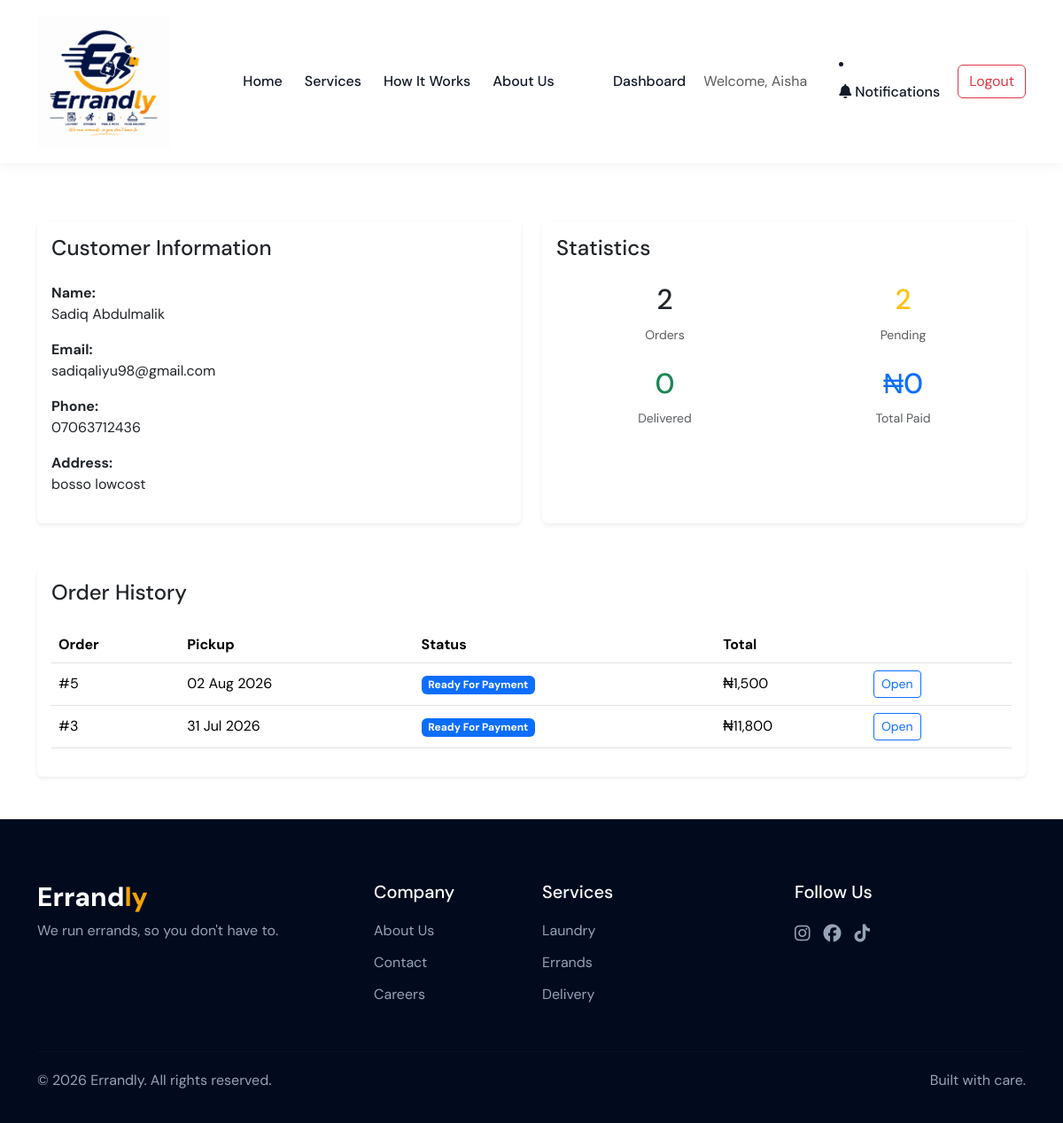
Screenshot of /admin/customer/2 (signed in) with the database file from the repository.
### models.py (models this page shows)
class User(UserMixin, db.Model):
    __tablename__ = "users"
    id = db.Column(
        db.Integer,
        primary_key=True
    )
    name = db.Column(
        db.String(100),
        nullable=False
    )
    email = db.Column(
        db.String(120),
        unique=True,
        nullable=False
    )
    phone = db.Column(
        db.String(20),
        nullable=False
    )
    address = db.Column(
        db.String(250),
        nullable=False
    )
    password = db.Column(
        db.String(250),
        nullable=False
    )
    role = db.Column(
        db.String(20),
        nullable=False,
        default="customer"
    )
    notifications = db.relationship(
    "Notification",
    back_populates="user",
    cascade="all, delete-orphan"
)

class LaundryOrder(db.Model):
    __tablename__ = "laundry_orders"
    id = db.Column(
        db.Integer,
        primary_key=True
    )
    user_id = db.Column(
        db.Integer,
        db.ForeignKey("users.id"),
        nullable=False
    )
    service_type = db.Column(
        db.String(30),
        nullable=False
    )
    pickup_date = db.Column(
        db.Date,
        nullable=False
    )
    delivery_date = db.Column(
        db.Date,
        nullable=False
    )
    submitted_total = db.Column(
        db.Integer,
        nullable=False,
        default=0
    )
    verified_total = db.Column(
        db.Integer,
        nullable=False,
        default=0
    )
    payment_status = db.Column(
        db.String(20),
        nullable=False,
        default="UNPAID"
    )
    order_status = db.Column(
        db.String(40),
        nullable=False,
        default=ORDER_STATUS[0]
    )
    manager_note = db.Column(
        db.Text
    )
    customer_approved = db.Column(
        db.Boolean,
        default=False
    )
    created_at = db.Column(
        db.DateTime,
        nullable=False,
        default=datetime.utcnow
    )
    user = db.relationship(
        "User",
        backref=db.backref(
            "laundry_orders",
            lazy=True
        )
    )

### app.py (the view)
@app.route("/admin/customer/<int:user_id>")
@admin_required
def admin_customer_details(user_id):
    customer = db.get_or_404(User, user_id)
    orders = db.session.execute(
        db.select(LaundryOrder)
        .where(LaundryOrder.user_id == customer.id)
        .order_by(LaundryOrder.created_at.desc())
    ).scalars().all()
    total_orders = len(orders)
    completed_orders = sum(
        1 for order in orders
        if order.order_status == "Delivered"
    )
    pending_orders = sum(
        1 for order in orders
        if order.order_status != "Delivered"
    )
    total_spent = sum(
        order.submitted_total
        for order in orders
        if order.payment_status == "PAID"
    )
    return render_template(
        "admin/customer_details.html",
        customer=customer,
        orders=orders,
        total_orders=total_orders,
        completed_orders=completed_orders,
        pending_orders=pending_orders,
        total_spent=total_spent
    )

### app.py (called while the page is built)
@app.context_processor
def inject_notification_count():
    unread_count = 0
    if current_user.is_authenticated:
        unread_count = (
            Notification.query
            .filter_by(
                user_id=current_user.id,
                is_read=False
            )
            .count()
        )
    return dict(
        unread_notifications=unread_count
    )

@login_manager.user_loader
def load_user(user_id):
    return db.get_or_404(User, int(user_id))

def admin_required(f):
    @wraps(f)
    def wrapped_view(*args, **kwargs):
        if not current_user.is_authenticated:
            flash(
                "Please log in to access the admin area.",
                "warning"
            )
            return redirect(url_for("login"))
        if current_user.role != "admin":
            flash(
                "You do not have permission to access this page.",
                "danger"
            )
            return redirect(url_for("dashboard"))
        return f(*args, **kwargs)
    return wrapped_view

### templates/admin/customer_details.html (shortened to what this page needs)
{% extends "base.html" %}
{% block content %}
<div class="container py-5 mt-5">
    <div class="d-flex justify-content-between align-items-center mb-5">
        <div>
            <small class="text-muted">
            </small>
            <h2 class="mb-1">
            </h2>
            <p class="text-muted">
            </p>
        </div>
        <a href="{{ url_for('admin_customers') }}"
           class="btn btn-outline-secondary">
        </a>
    </div>
    <div class="row g-4 mb-5">
    <div class="col-lg-6">
        <div class="card shadow-sm border-0 h-100">
            <div class="card-body">
                <h4 class="mb-4">
                    Customer Information
                </h4>
                <p>
                    <strong>Name:</strong><br>
                    {{ customer.name }}
                </p>
                <p>
                    <strong>Email:</strong><br>
                    {{ customer.email }}
                </p>
                <p>
                    <strong>Phone:</strong><br>
                    {{ customer.phone }}
                </p>
                <p>
                    <strong>Address:</strong><br>
                    {{ customer.address }}
                </p>
            </div>
        </div>
    </div>
    <div class="col-lg-6">
    <div class="card shadow-sm border-0 h-100">
        <div class="card-body">
            <h4 class="mb-4">
                Statistics
            </h4>
            <div class="row text-center">
                <div class="col-6 mb-4">
                    <h2>
                        {{ total_orders }}
                    </h2>
                    <small class="text-muted">
                        Orders
                    </small>
                </div>
                <div class="col-6 mb-4">
                    <h2 class="text-warning">
                        {{ pending_orders }}
                    </h2>
                    <small class="text-muted">
                        Pending
                    </small>
                </div>
                <div class="col-6">
                    <h2 class="text-success">
                        {{ completed_orders }}
                    </h2>
                    <small class="text-muted">
                        Delivered
                    </small>
                </div>
                <div class="col-6">
                    <h2 class="text-primary">
                        ₦{{ "{:,.0f}".format(total_spent) }}
                    </h2>
                    <small class="text-muted">
                        Total Paid
                    </small>
                </div>
            </div>
        </div>
    </div>
</div>
</div>
<div class="card shadow-sm border-0">
    <div class="card-body">
        <h4 class="mb-4">
            Order History
        </h4>
        {% if orders %}
        <div class="table-responsive">
            <table class="table align-middle">
                <thead>
                    <tr>
                        <th>Order</th>
                        <th>Pickup</th>
                        <th>Status</th>
                        <th>Total</th>
                        <th></th>
                    </tr>
                </thead>
                <tbody>
                {% for order in orders %}
                    <tr>
                        <td>
                            #{{ order.id }}
                        </td>
                        <td>
                            {{ order.pickup_date.strftime("%d %b %Y") }}
                        </td>
                        <td>
                            <span class="badge bg-primary">
                                {{ order.order_status }}
                            </span>
                        </td>
                        <td>
                            ₦{{ "{:,.0f}".format(order.submitted_total) }}
                        </td>
                        <td>
                            <a href="{{ url_for('admin_order_details',
                                                order_id=order.id) }}"
                               class="btn btn-sm btn-outline-primary">
                                Open
                            </a>
                        </td>
                    </tr>
                {% endfor %}
                </tbody>
            </table>
        </div>
        {% else %}
        <div class="alert alert-light mb-0">
            This customer has not placed any orders yet.
        </div>
        {% endif %}
    </div>
</div>
</div>
{% endblock %}

### templates/base.html (shortened to what this page needs)
<!DOCTYPE html>
<html lang="en">
<head>
    <link href="https://cdn.jsdelivr.net/npm/bootstrap@5.3.3/dist/css/bootstrap.min.css"
        rel="stylesheet">
    <link rel="stylesheet"
        href="https://cdnjs.cloudflare.com/ajax/libs/font-awesome/6.5.2/css/all.min.css">
    <link rel="stylesheet"
        href="{{ url_for('static', filename='css/style.css') }}">
</head>
<body>
    <nav class="navbar navbar-expand-lg fixed-top">
        <div class="container">
            <a class="navbar-brand" href="{{ url_for('home') }}">
                <img src="{{ url_for('static', filename='images/errandly-logo.png') }}"
                     alt="Errandly Logo">
            </a>
            <div class="collapse navbar-collapse" id="mainNavbar">
                <ul class="navbar-nav mx-auto">
                    <li class="nav-item">
                        <a class="nav-link" href="#home">Home</a>
                    </li>
                    <li class="nav-item">
                        <a class="nav-link" href="#services">Services</a>
                    </li>
                    <li class="nav-item">
                        <a class="nav-link" href="#how-it-works">
                            How It Works
                        </a>
                    </li>
                    <li class="nav-item">
                        <a class="nav-link" href="#about">
                            About Us
                        </a>
                    </li>
                </ul>
                <div class="nav-actions">
                   {% if current_user.is_authenticated %}
                        <a href="{{ url_for('dashboard') }}"
                            class="nav-link">
                                Dashboard
                        </a>
                        <span class="navbar-text me-3">
                            Welcome, {{ current_user.name }}
                        </span>
                        <li class="nav-item">
                            <a
                                class="nav-link position-relative"
                                href="{{ url_for('notifications') }}"
                            >
                                <i class="fas fa-bell"></i>
                                Notifications
                            </a>
                        </li>
                        <a href="{{ url_for('logout') }}"
                        class="btn btn-outline-danger">
                            Logout
                        </a>
                    {% endif %}
                </div>
            </div>
        </div>
    </nav>
    {% block content %}
    {% endblock %}
    <footer class="footer">
        <div class="container">
            <div class="row gy-4">
                <div class="col-lg-4">
                    <h3 class="footer-logo">
                        Errand<span>ly</span>
                    </h3>
                    <p>
                        We run errands, so you don't have to.
                    </p>
                </div>
                <div class="col-lg-2 col-md-4">
                    <h5>Company</h5>
                    <a href="#about">About Us</a>
                    <a href="#">Contact</a>
                    <a href="#">Careers</a>
                </div>
                <div class="col-lg-3 col-md-4">
                    <h5>Services</h5>
                    <a href="#services">Laundry</a>
                    <a href="#services">Errands</a>
                    <a href="#services">Delivery</a>
                </div>
                <div class="col-lg-3 col-md-4">
                    <h5>Follow Us</h5>
                    <div class="social-links">
                        <a href="#">
                            <i class="fab fa-instagram"></i>
                        </a>
                        <a href="#">
                            <i class="fab fa-facebook"></i>
                        </a>
                        <a href="#">
                            <i class="fab fa-tiktok"></i>
                        </a>
                    </div>
                </div>
            </div>
            <hr>
            <div class="footer-bottom">
                <p>
                    © 2026 Errandly. All rights reserved.
                </p>
                <p>
                    Built with care.
                </p>
            </div>
        </div>
    </footer>
</body>
</html>

### static/css/style.css (style rules this page uses)
:root { --primary-color: #071d49; --secondary-color: #f5a400; --dark-color: #111827; --light-color: #f8fafc; --white: #ffffff; }
* { margin: 0; padding: 0; box-sizing: border-box; }
body { font-family: 'DM Sans', sans-serif; color: var(--dark-color); background-color: var(--white); }
.navbar { background-color: var(--white); padding: 12px 0; box-shadow: 0 2px 15px rgba(0, 0, 0, 0.05); transition: all 0.3s ease; }
.navbar-brand { display: flex; align-items: center; }
.navbar-brand img { width: 150px; height: auto; display: block; }
.navbar-nav { gap: 25px; }
.nav-link { color: var(--dark-color); font-weight: 500; padding: 8px 0 !important; position: relative; transition: 0.3s ease; }
.nav-link::after { content: ""; position: absolute; width: 0; height: 2px; background-color: var(--secondary-color); left: 0; bottom: 0; transition: width 0.3s ease; }
.nav-actions { display: flex; align-items: center; gap: 20px; }
.footer { padding: 70px 0 20px; background-color: #020b1d; color: var(--white); }
.footer-logo { font-size: 30px; font-weight: 800; }
.footer-logo span { color: var(--secondary-color); }
.footer p { color: #94a3b8; }
.footer h5 { margin-bottom: 20px; }
.footer a { display: block; color: #94a3b8; text-decoration: none; margin-bottom: 12px; }
.social-links { display: flex; gap: 15px; }
.social-links a { font-size: 20px; }
.footer hr { border-color: #1e293b; margin: 40px 0 20px; }
.footer-bottom { display: flex; justify-content: space-between; }

### rows the page displays
User: name "Aisha"
User: name "Sadiq Abdulmalik", email "sadiqaliyu98@gmail.com", phone "07063712436", address "bosso lowcost"
LaundryOrder: id "5", pickup_date "02 Aug 2026", order_status "Ready For Payment", submitted_total "1,500"
LaundryOrder: id "3", pickup_date "31 Jul 2026", order_status "Ready For Payment", submitted_total "11,800"

### other values shown
{{ total_orders }} "2"
{{ pending_orders }} "2"
{{ completed_orders }} "0"
{{ "{:,.0f}".format(total_spent) }} "0"
